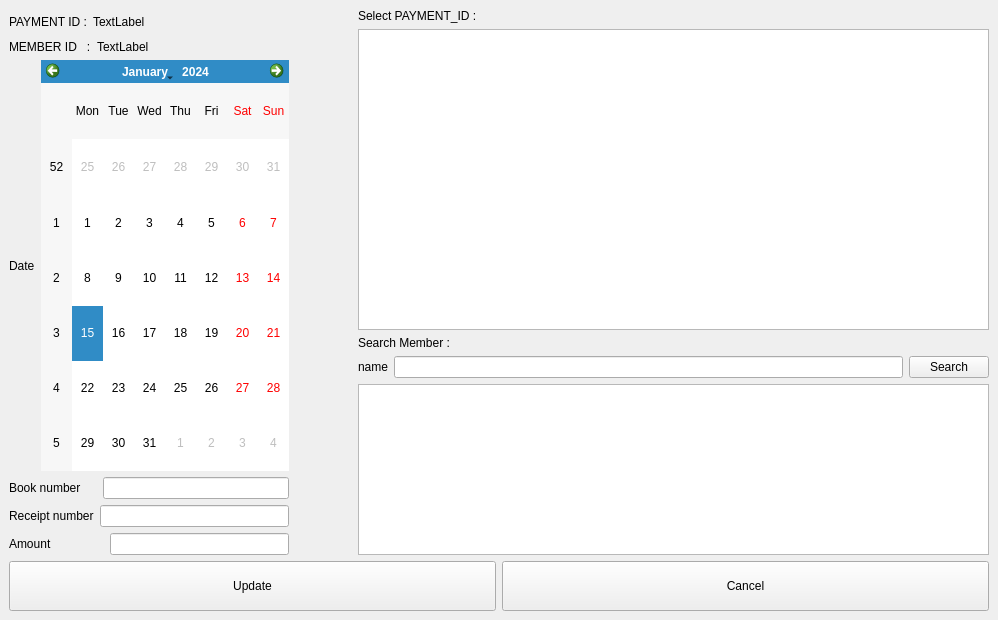
<?xml version="1.0" encoding="UTF-8"?>
<ui version="4.0">
 <class>edit_payment</class>
 <widget class="QMainWindow" name="edit_payment">
  <property name="geometry">
   <rect>
    <x>0</x>
    <y>0</y>
    <width>998</width>
    <height>620</height>
   </rect>
  </property>
  <property name="windowTitle">
   <string>MainWindow</string>
  </property>
  <widget class="QWidget" name="centralwidget">
   <layout class="QVBoxLayout" name="verticalLayout_5">
    <item>
     <layout class="QHBoxLayout" name="horizontalLayout_9">
      <item>
       <layout class="QVBoxLayout" name="verticalLayout">
        <property name="sizeConstraint">
         <enum>QLayout::SetFixedSize</enum>
        </property>
        <item>
         <layout class="QHBoxLayout" name="horizontalLayout">
          <item>
           <widget class="QLabel" name="label_2">
            <property name="text">
             <string>PAYMENT ID :</string>
            </property>
           </widget>
          </item>
          <item>
           <widget class="QLabel" name="label_payment_id">
            <property name="sizePolicy">
             <sizepolicy hsizetype="Expanding" vsizetype="Preferred">
              <horstretch>0</horstretch>
              <verstretch>0</verstretch>
             </sizepolicy>
            </property>
            <property name="minimumSize">
             <size>
              <width>0</width>
              <height>25</height>
             </size>
            </property>
            <property name="text">
             <string>TextLabel</string>
            </property>
           </widget>
          </item>
         </layout>
        </item>
        <item>
         <layout class="QHBoxLayout" name="horizontalLayout_2">
          <item>
           <widget class="QLabel" name="label_3">
            <property name="text">
             <string>MEMBER ID   :</string>
            </property>
           </widget>
          </item>
          <item>
           <widget class="QLabel" name="label_mbr_id">
            <property name="sizePolicy">
             <sizepolicy hsizetype="Expanding" vsizetype="Preferred">
              <horstretch>0</horstretch>
              <verstretch>0</verstretch>
             </sizepolicy>
            </property>
            <property name="text">
             <string>TextLabel</string>
            </property>
           </widget>
          </item>
         </layout>
        </item>
        <item>
         <layout class="QHBoxLayout" name="horizontalLayout_6">
          <property name="sizeConstraint">
           <enum>QLayout::SetFixedSize</enum>
          </property>
          <item>
           <widget class="QLabel" name="label_4">
            <property name="text">
             <string>Date</string>
            </property>
           </widget>
          </item>
          <item>
           <widget class="QCalendarWidget" name="calendarWidget"/>
          </item>
         </layout>
        </item>
        <item>
         <layout class="QHBoxLayout" name="horizontalLayout_3">
          <item>
           <widget class="QLabel" name="label_5">
            <property name="text">
             <string>Book number     </string>
            </property>
           </widget>
          </item>
          <item>
           <widget class="QLineEdit" name="lineEdit_book_no"/>
          </item>
         </layout>
        </item>
        <item>
         <layout class="QHBoxLayout" name="horizontalLayout_4">
          <item>
           <widget class="QLabel" name="label_6">
            <property name="text">
             <string>Receipt number</string>
            </property>
           </widget>
          </item>
          <item>
           <widget class="QLineEdit" name="lineEdit_rcpt_no"/>
          </item>
         </layout>
        </item>
        <item>
         <layout class="QHBoxLayout" name="horizontalLayout_5">
          <item>
           <widget class="QLabel" name="label_7">
            <property name="text">
             <string>Amount                </string>
            </property>
           </widget>
          </item>
          <item>
           <widget class="QLineEdit" name="lineEdit_amount"/>
          </item>
         </layout>
        </item>
       </layout>
      </item>
      <item>
       <spacer name="horizontalSpacer">
        <property name="orientation">
         <enum>Qt::Horizontal</enum>
        </property>
        <property name="sizeHint" stdset="0">
         <size>
          <width>40</width>
          <height>20</height>
         </size>
        </property>
       </spacer>
      </item>
      <item>
       <layout class="QVBoxLayout" name="verticalLayout_4">
        <item>
         <layout class="QVBoxLayout" name="verticalLayout_2">
          <item>
           <widget class="QLabel" name="label">
            <property name="sizePolicy">
             <sizepolicy hsizetype="Fixed" vsizetype="Fixed">
              <horstretch>0</horstretch>
              <verstretch>0</verstretch>
             </sizepolicy>
            </property>
            <property name="text">
             <string>Select PAYMENT_ID :</string>
            </property>
           </widget>
          </item>
          <item>
           <widget class="QTableView" name="tableView">
            <property name="sizePolicy">
             <sizepolicy hsizetype="Fixed" vsizetype="Fixed">
              <horstretch>0</horstretch>
              <verstretch>0</verstretch>
             </sizepolicy>
            </property>
            <property name="minimumSize">
             <size>
              <width>631</width>
              <height>301</height>
             </size>
            </property>
           </widget>
          </item>
         </layout>
        </item>
        <item>
         <layout class="QVBoxLayout" name="verticalLayout_3">
          <item>
           <widget class="QLabel" name="label_8">
            <property name="text">
             <string>Search Member :</string>
            </property>
           </widget>
          </item>
          <item>
           <layout class="QHBoxLayout" name="horizontalLayout_7">
            <item>
             <widget class="QLabel" name="label_9">
              <property name="text">
               <string>name</string>
              </property>
             </widget>
            </item>
            <item>
             <widget class="QLineEdit" name="lineEdit"/>
            </item>
            <item>
             <widget class="QPushButton" name="pushButton">
              <property name="text">
               <string>Search</string>
              </property>
             </widget>
            </item>
           </layout>
          </item>
          <item>
           <widget class="QTableView" name="tableView_2">
            <property name="minimumSize">
             <size>
              <width>631</width>
              <height>0</height>
             </size>
            </property>
           </widget>
          </item>
         </layout>
        </item>
       </layout>
      </item>
     </layout>
    </item>
    <item>
     <layout class="QHBoxLayout" name="horizontalLayout_8">
      <item>
       <widget class="QPushButton" name="pushButton_2">
        <property name="minimumSize">
         <size>
          <width>0</width>
          <height>50</height>
         </size>
        </property>
        <property name="text">
         <string>Update</string>
        </property>
       </widget>
      </item>
      <item>
       <widget class="QPushButton" name="pushButton_3">
        <property name="minimumSize">
         <size>
          <width>0</width>
          <height>50</height>
         </size>
        </property>
        <property name="text">
         <string>Cancel</string>
        </property>
       </widget>
      </item>
     </layout>
    </item>
   </layout>
  </widget>
 </widget>
 <resources/>
 <connections/>
</ui>
